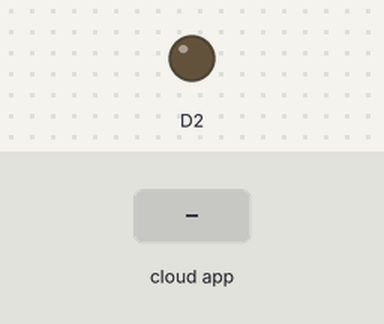
Recording of a sketch running on a simulated ESP8266 (NodeMCU). On the bench: output pins drawn as LEDs (lit = HIGH). Inputs (shaded band) come from the test bench. WiFi joins after 1.5 s; servers stay silent unless stated; the Firebase database answers and starts empty; what the sketch prints to the serial monitor is not drawn.

Above: at 2.7 s.
2.8 s: the phone or cloud app sets led to 1
At 3.3 s:
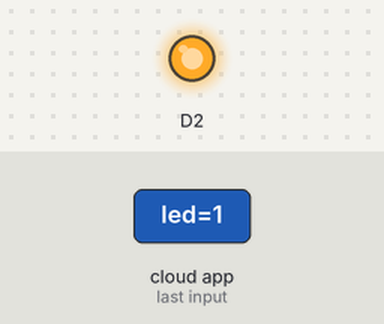
4.3 s: the phone or cloud app sets led to 0
At 5.6 s:
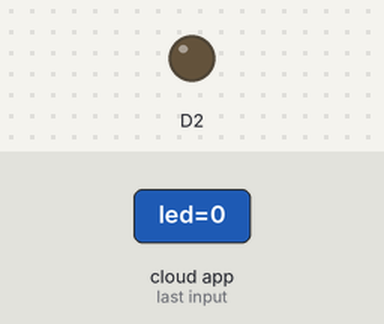
Timing chart, 0 to 7.3 s (numbered marks = the images above; inputs shaded):
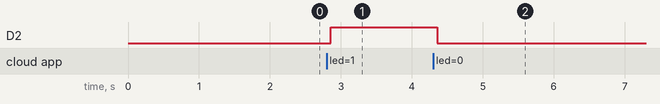

Measured:
- after the input at 2.8 s, D2: LOW → HIGH after 0.05 s
- after the input at 4.3 s, D2: HIGH → LOW after 0.06 s

The sketch:

nodemcu_firebase.ino
```cpp
//MUCİT PİLOT 2020 ESP8266, Firebase ve App Inventor Kullanımı Örneği
#include "FirebaseESP8266.h"
#include <ESP8266WiFi.h>

//1. Firebase veritabanı adresini, Token bilgisini ve ağ adresi bilgilerinizi giriniz.
#define FIREBASE_HOST "**********" // http:// veya https:// olmadan yazın
#define FIREBASE_AUTH "*********"
#define WIFI_SSID "********"
#define WIFI_PASSWORD "********"


//2. veritabanim adında bir firebase veritabanı nesnesi oluşturuyoruz
FirebaseData veritabanim;


void setup()
{

  Serial.begin(115200);

  WiFi.begin(WIFI_SSID, WIFI_PASSWORD);
  Serial.print("Ağ Bağlantısı Oluşturuluyor");
  while (WiFi.status() != WL_CONNECTED)
  {
    Serial.print(".");
    delay(300);
  }
  Serial.println();
  Serial.print("IP adresine bağlanıldı: ");
  Serial.println(WiFi.localIP());
  Serial.println();


  //3. Firebase bağlantısı başlatılıyor

  Firebase.begin(FIREBASE_HOST, FIREBASE_AUTH);

  //4. Ağ bağlantısı kesilirse tekrar bağlanmasına izin veriyoruz
  Firebase.reconnectWiFi(true);
 pinMode(D2,OUTPUT);
 digitalWrite(D2,LOW);
}

void loop()
{

  if(Firebase.getString(veritabanim, "/led")) //Alınacak veri tipine göre getInt, getBool, getFloat, getDouble, getString olarak kullanılabilir.
  {
    //bağlantı başarılı ve veri geliyor ise
    //Serial.print("String tipinde veri alımı başarılı, veri = ");
    //Serial.println(veritabanim.stringData());
    if (veritabanim.stringData()=="1"){
      digitalWrite(D2,HIGH);
    }
    else {

      digitalWrite(D2,LOW);
      }


  }else{
    //hata varsa hata mesajı ve nedeni yazdırılıyor

    Serial.print("Str verisi çekilemedi, ");
    Serial.println(veritabanim.errorReason());
  }


////////////////////////////////////////////////////////////////////////////////////
// firebase veritabanına veri göndermek için Firebase.setInt komutu kullanılabilir.
//if(Firebase.setInt(veritabanim, "/led", a))
//  {
//    //bağlantı başarılı ve veri geliyor ise
//     Serial.println("Int tipinde veri gönderimi başarılı");
//
//  }else{
//    //hata varsa hata mesajı ve nedeni yazdırılıyor
//
//    Serial.print("Int tipindeki veri gönderilemedi, ");
//    Serial.println(veritabanim.errorReason());
//  }


}
```
